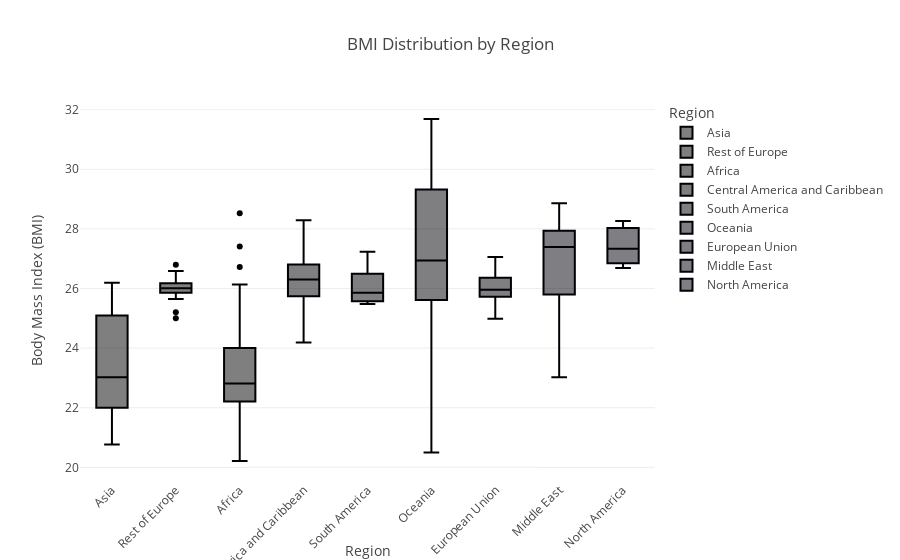

Write notebook code for a chart like this one.
### Code cell
import plotly.express as px

# BMI Distribution by Region (Box plot)
fig_bmi_region = px.box(
    filtered_data,
    x='Region',
    y='BMI',
    color='Region',
    title='BMI Distribution by Region',
    labels={'BMI': 'Body Mass Index (BMI)'}
)
fig_bmi_region.update_layout(xaxis_tickangle=-45)

# Show the figure (use in a notebook-like environment)
fig_bmi_region.show()

### Figure 1 — Plotly figure (JSON) as saved in the notebook; plotly's stock layout.template omitted (floating-point values rounded to 4 significant figures)
{"data": [{"alignmentgroup": "True", "hovertemplate": "Region=%{x}<br>Body Mass Index (BMI)=%{y}<extra></extra>", "legendgroup": "Asia", "marker": {"color": "#000001"}, "name": "Asia", "notched": false, "offsetgroup": "Asia", "orientation": "v", "showlegend": true, "type": "box", "x": ["Asia", "Asia", "Asia", "Asia", "Asia", "Asia", "Asia", "Asia", "Asia", "Asia", "Asia", "Asia", "Asia", "Asia", "Asia", "Asia", "Asia", "Asia", "Asia", "Asia", "Asia", "Asia", "Asia", "Asia", "Asia", "Asia", "Asia"], "x0": " ", "xaxis": "x", "y": [22.46, 26.19, 20.87, 23.02, 26.12, 21.36, 23, 21.2, 22.29, 22.62, 25.92, 25.56, 21.92, 24.74, 24.2, 25.14, 21.91, 21.51, 23.2, 22.62, 23.52, 22.25, 24.94, 23.56, 25.52, 25.7, 20.76], "y0": " ", "yaxis": "y"}, {"alignmentgroup": "True", "hovertemplate": "Region=%{x}<br>Body Mass Index (BMI)=%{y}<extra></extra>", "legendgroup": "Rest of Europe", "marker": {"color": "#000002"}, "name": "Rest of Europe", "notched": false, "offsetgroup": "Rest of Europe", "orientation": "v", "showlegend": true, "type": "box", "x": ["Rest of Europe", "Rest of Europe", "Rest of Europe", "Rest of Europe", "Rest of Europe", "Rest of Europe", "Rest of Europe", "Rest of Europe", "Rest of Europe", "Rest of Europe", "Rest of Europe", "Rest of Europe", "Rest of Europe", "Rest of Europe", "Rest of Europe"], "x0": " ", "xaxis": "x", "y": [25.86, 25.94, 26.17, 25.21, 26.59, 25.9, 26.45, 25.86, 26.12, 26.18, 26.01, 25.65, 25.01, 26.12, 26.79], "y0": " ", "yaxis": "y"}, {"alignmentgroup": "True", "hovertemplate": "Region=%{x}<br>Body Mass Index (BMI)=%{y}<extra></extra>", "legendgroup": "Africa", "marker": {"color": "#000003"}, "name": "Africa", "notched": false, "offsetgroup": "Africa", "orientation": "v", "showlegend": true, "type": "box", "x": ["Africa", "Africa", "Africa", "Africa", "Africa", "Africa", "Africa", "Africa", "Africa", "Africa", "Africa", "Africa", "Africa", "Africa", "Africa", "Africa", "Africa", "Africa", "Africa", "Africa", "Africa", "Africa", "Africa", "Africa", "Africa", "Africa", "Africa", "Africa", "Africa", "Africa", "Africa", "Africa", "Africa", "Africa", "Africa", "Africa", "Africa", "Africa", "Africa", "Africa", "Africa", "Africa", "Africa", "Africa", "Africa", "Africa", "Africa", "Africa", "Africa", "Africa", "Africa"], "x0": " ", "xaxis": "x", "y": [24.87, 22.52, 22.82, 24.01, 21.57, 21.14, 23.98, 23.74, 22.18, 21.45, 23.55, 21.34, 22.61, 23.25, 23.77, 28.52, 23.3, 20.43, 26.13, 20.21, 24.48, 23.01, 23.34, 22.38, 22.79, 22.63, 24.49, 23.58, 27.41, 20.96, 22.31, 22.3, 24.36, 24.87, 25.23, 22.14, 23.57, 21.33, 22.81, 21.48, 22.58, 26.04, 22.44, 22.62, 26.73, 22.62, 22.81, 25.69, 21.76, 22, 23.54], "y0": " ", "yaxis": "y"}, {"alignmentgroup": "True", "hovertemplate": "Region=%{x}<br>Body Mass Index (BMI)=%{y}<extra></extra>", "legendgroup": "Central America and Caribbean", "marker": {"color": "#000004"}, "name": "Central America and Caribbean", "notched": false, "offsetgroup": "Central America and Caribbean", "orientation": "v", "showlegend": true, "type": "box", "x": ["Central America and Caribbean", "Central America and Caribbean", "Central America and Caribbean", "Central America and Caribbean", "Central America and Caribbean", "Central America and Caribbean", "Central America and Caribbean", "Central America and Caribbean", "Central America and Caribbean", "Central America and Caribbean", "Central America and Caribbean", "Central America and Caribbean", "Central America and Caribbean", "Central America and Caribbean", "Central America and Caribbean", "Central America and Caribbean", "Central America and Caribbean", "Central America and Caribbean", "Central America and Caribbean"], "x0": " ", "xaxis": "x", "y": [25.85, 27.32, 27.09, 28.15, 26.55, 25.06, 25.65, 26.83, 26.13, 25.75, 24.26, 25.74, 26.57, 26.5, 26.25, 24.19, 28.29, 26.31, 26.73], "y0": " ", "yaxis": "y"}, {"alignmentgroup": "True", "hovertemplate": "Region=%{x}<br>Body Mass Index (BMI)=%{y}<extra></extra>", "legendgroup": "South America", "marker": {"color": "#000005"}, "name": "South America", "notched": false, "offsetgroup": "South America", "orientation": "v", "showlegend": true, "type": "box", "x": ["South America", "South America", "South America", "South America", "South America", "South America", "South America", "South America", "South America", "South America", "South America", "South America"], "x0": " ", "xaxis": "x", "y": [26.85, 25.56, 25.59, 27.23, 25.48, 26.19, 25.49, 25.76, 25.75, 25.96, 26.5, 26.49], "y0": " ", "yaxis": "y"}, {"alignmentgroup": "True", "hovertemplate": "Region=%{x}<br>Body Mass Index (BMI)=%{y}<extra></extra>", "legendgroup": "Oceania", "marker": {"color": "#000006"}, "name": "Oceania", "notched": false, "offsetgroup": "Oceania", "orientation": "v", "showlegend": true, "type": "box", "x": ["Oceania", "Oceania", "Oceania", "Oceania", "Oceania", "Oceania", "Oceania", "Oceania", "Oceania", "Oceania", "Oceania"], "x0": " ", "xaxis": "x", "y": [26.75, 26.94, 29.37, 29.18, 27.39, 24.81, 31.26, 25.56, 20.5, 31.69, 25.8], "y0": " ", "yaxis": "y"}, {"alignmentgroup": "True", "hovertemplate": "Region=%{x}<br>Body Mass Index (BMI)=%{y}<extra></extra>", "legendgroup": "European Union", "marker": {"color": "#000007"}, "name": "European Union", "notched": false, "offsetgroup": "European Union", "orientation": "v", "showlegend": true, "type": "box", "x": ["European Union", "European Union", "European Union", "European Union", "European Union", "European Union", "European Union", "European Union", "European Union", "European Union", "European Union", "European Union", "European Union", "European Union", "European Union", "European Union", "European Union", "European Union", "European Union", "European Union", "European Union", "European Union", "European Union", "European Union", "European Union", "European Union", "European Union"], "x0": " ", "xaxis": "x", "y": [25.29, 25.82, 25.81, 26.4, 26.62, 26.74, 25.18, 25.96, 25.9, 24.98, 26.19, 26.96, 26.56, 26.91, 25.6, 26.1, 26.23, 25.96, 27.06, 25.36, 25.96, 25.73, 25.72, 25.89, 25.91, 26.14, 25.62], "y0": " ", "yaxis": "y"}, {"alignmentgroup": "True", "hovertemplate": "Region=%{x}<br>Body Mass Index (BMI)=%{y}<extra></extra>", "legendgroup": "Middle East", "marker": {"color": "#000008"}, "name": "Middle East", "notched": false, "offsetgroup": "Middle East", "orientation": "v", "showlegend": true, "type": "box", "x": ["Middle East", "Middle East", "Middle East", "Middle East", "Middle East", "Middle East", "Middle East", "Middle East", "Middle East", "Middle East", "Middle East", "Middle East", "Middle East", "Middle East"], "x0": " ", "xaxis": "x", "y": [25.14, 25.59, 27.77, 26.72, 28.36, 28.86, 26.94, 25.8, 28.29, 27.94, 27.51, 27.27, 27.76, 23.02], "y0": " ", "yaxis": "y"}, {"alignmentgroup": "True", "hovertemplate": "Region=%{x}<br>Body Mass Index (BMI)=%{y}<extra></extra>", "legendgroup": "North America", "marker": {"color": "#000009"}, "name": "North America", "notched": false, "offsetgroup": "North America", "orientation": "v", "showlegend": true, "type": "box", "x": ["North America", "North America", "North America"], "x0": " ", "xaxis": "x", "y": [26.69, 27.33, 28.27], "y0": " ", "yaxis": "y"}], "layout": {"boxmode": "overlay", "legend": {"title": {"text": "Region"}, "tracegroupgap": 0}, "title": {"text": "BMI Distribution by Region"}, "xaxis": {"anchor": "y", "categoryarray": ["Asia", "Rest of Europe", "Africa", "Central America and Caribbean", "South America", "Oceania", "European Union", "Middle East", "North America"], "categoryorder": "array", "domain": [0, 1], "tickangle": -45, "title": {"text": "Region"}}, "yaxis": {"anchor": "x", "domain": [0, 1], "title": {"text": "Body Mass Index (BMI)"}}}}
